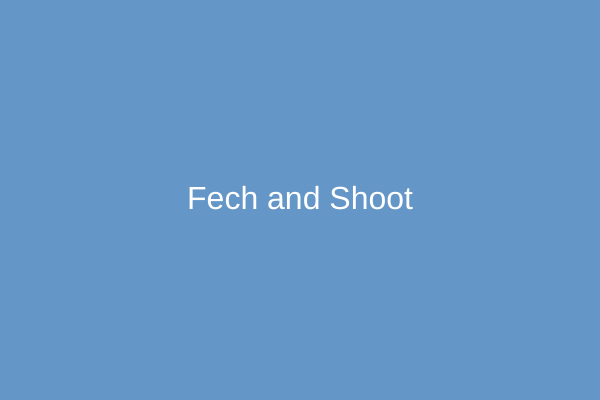
Frame 1 (no input)
Frame 60 (no input): identical to frame 1, image omitted
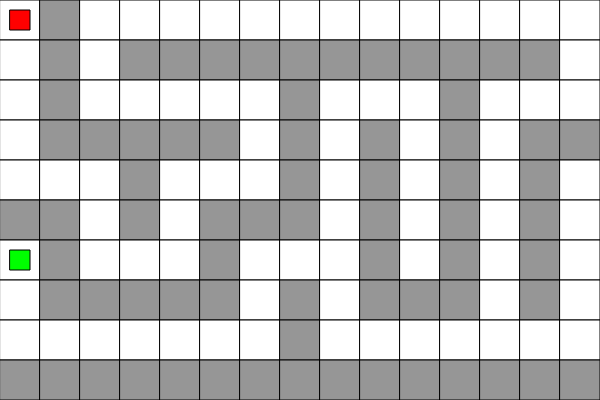
Frame 120 (the mouse pressed at the canvas centre since frame 60)

The p5.js sketch that drew these frames (run headless with seeded random() and noise() and a simulated clock; from frame 60 on, the mouse is pressed at the canvas centre):

// p5.js sketch
// ── sketch.js
let playerColor, cameraColor, cameraFlashlightColor;
let playerSpeed = 0.5; 
let cellSize = 40;
let playerSize = 20;
let collectible;
let collectedCount = 0;
let maze = [];
let mazeSizeX, mazeSizeY;
let currentLevel = 0;
let gameState = "start";
let endlessMode = false;
let chaser;
let chaserSpeed = 1; 

let crawlText = `
  What is "Journalism?"
  By Robert Niles
  Prepared for McKinley Elementary School, Pasadena, Calif.

  Journalism is a form of writing that tells people about things that really happened, but that they might not have known about already.

  People who write journalism are called "journalists." They might work at newspapers, magazines, websites or for TV or radio stations.

  The most important characteristic shared by good journalists is curiosity. Good journalists love to read and want to find out as much as they can about the world around them.

  Journalism comes in several different forms:

  News
  - Breaking news: Telling about an event as it happens.
  - Feature stories: A detailed look at something interesting that's not breaking news.
  - Enterprise or Investigative stories: Stories that uncover information that few people knew.

  Opinion
  - Editorials: Unsigned articles that express a publication's opinion.
  - Columns: Signed articles that express the writer's reporting and his conclusions.
  - Reviews: Such as concert, restaurant or movie reviews.

  Online, journalism can come in the forms listed above, as well as:
  - Blogs: Online diaries kept by individuals or small groups.
  - Discussion boards: Online question and answer pages where anyone can participate.
  - Wikis: Articles that any reader can add to or change.
`;
let textY = 600; // Start text below the canvas
let bgm;

function setup() {
  createCanvas(600, 400);

  // Define colours for player and collectibles
  playerColor = color(255, 0, 0); // Red for player
  cameraColor = color(0, 255, 0); // Green for camera
  cameraFlashlightColor = color(0, 0, 255); // Blue for camera flashlight

  mazeSizeX = floor(width / cellSize);
  mazeSizeY = floor(height / cellSize);
  setupLevel();
}

function draw() {
  switch (gameState) {
    case "start":
      startScreen();
      break;
    case "play":
      background(200);
      drawMaze();
      drawCollectible();
      drawPlayer();
      handleMovement();

      if (currentLevel === 2 && chaser) {
        updateChaser();
        drawChaser();
      }

      if (collectedCount === 1 && currentLevel < 2) {
        nextLevel();
      }
      break;
    case "end":
      endScreen();
      break;
    case "scroll":
      drawScrollingText();
      break;
  }
}

function startScreen() {
  background(100, 150, 200);
  textAlign(CENTER, CENTER);
  textSize(32);
  fill(255);
  text("Fech and Shoot", width / 2, height / 2);
}

function setupLevel() {
  player = createVector(cellSize / 2, cellSize / 2);
  collectedCount = 0;
  chaser = null;

  if (currentLevel === 0) {
    generateConnectedMaze();
    generateAccessibleCollectible(cameraColor);
  } else if (currentLevel === 1) {
    generateConnectedMaze();
    generateAccessibleCollectible(cameraFlashlightColor);
  } else if (currentLevel === 2) {
    generateConnectedMaze();
    generateAccessibleCollectible(cameraColor);
  } else if (endlessMode) {
    generateConnectedMaze();
    generateAccessibleCollectible(cameraColor);
  }
}

function generateConnectedMaze() {
  maze = Array.from({ length: mazeSizeY }, () => Array(mazeSizeX).fill(1));
  let startX = 0;
  let startY = 0;
  maze[startY][startX] = 0;
  createPath(startX, startY);
}

function createPath(x, y) {
  const directions = shuffle([
    { x: 0, y: -2 },
    { x: 2, y: 0 },
    { x: 0, y: 2 },
    { x: -2, y: 0 }
  ]);
  for (const dir of directions) {
    let newX = x + dir.x;
    let newY = y + dir.y;
    if (newX >= 0 && newX < mazeSizeX && newY >= 0 && newY < mazeSizeY && maze[newY][newX] === 1) {
      maze[y + dir.y / 2][x + dir.x / 2] = 0;
      maze[newY][newX] = 0;
      createPath(newX, newY);
    }
  }
}

function generateAccessibleCollectible(colour) {
  let farthestCell = findFarthestCell(0, 0);
  collectible = {
    position: createVector(farthestCell.x * cellSize, farthestCell.y * cellSize),
    color: colour
  };
}

function findFarthestCell(startX, startY) {
  let queue = [{ x: startX, y: startY, dist: 0 }];
  let visited = Array.from({ length: mazeSizeY }, () => Array(mazeSizeX).fill(false));
  visited[startY][startX] = true;
  let farthest = { x: startX, y: startY, dist: 0 };

  while (queue.length > 0) {
    let cell = queue.shift();
    if (cell.dist > farthest.dist) {
      farthest = cell;
    }

    const directions = [
      { x: 0, y: -1 },
      { x: 1, y: 0 },
      { x: 0, y: 1 },
      { x: -1, y: 0 }
    ];
    for (const dir of directions) {
      let newX = cell.x + dir.x;
      let newY = cell.y + dir.y;
      if (
        newX >= 0 &&
        newY >= 0 &&
        newX < mazeSizeX &&
        newY < mazeSizeY &&
        !visited[newY][newX] &&
        maze[newY][newX] === 0
      ) {
        visited[newY][newX] = true;
        queue.push({ x: newX, y: newY, dist: cell.dist + 1 });
      }
    }
  }
  return farthest;
}

function drawMaze() {
  for (let i = 0; i < mazeSizeY; i++) {
    for (let j = 0; j < mazeSizeX; j++) {
      fill(maze[i][j] === 1 ? 150 : 255);
      rect(j * cellSize, i * cellSize, cellSize, cellSize);
    }
  }
}

function drawCollectible() {
  if (collectible) {
    fill(collectible.color); // Use the specified colour
    rect(
      collectible.position.x + cellSize / 4,
      collectible.position.y + cellSize / 4,
      cellSize / 2,
      cellSize / 2
    );

    if (
      dist(player.x, player.y, collectible.position.x + cellSize / 2, collectible.position.y + cellSize / 2) <
      playerSize
    ) {
      collectible = null;
      collectedCount++;
      if (currentLevel === 2 && collectedCount === 1) {
        startChase();
      }
    }
  }
}

function drawPlayer() {
  fill(playerColor); // Draw player with colour block
  rect(player.x - playerSize / 2, player.y - playerSize / 2, playerSize, playerSize);
}

function startChase() {
  chaser = createVector(cellSize / 2, cellSize / 2);
}

function updateChaser() {
  if (chaser) {
    if (chaser.x % cellSize === cellSize / 2 && chaser.y % cellSize === cellSize / 2) {
      let direction = createVector(player.x - chaser.x, player.y - chaser.y);
      if (abs(direction.x) > abs(direction.y)) {
        direction.x = direction.x > 0 ? chaserSpeed * cellSize : -chaserSpeed * cellSize;
        direction.y = 0;
      } else {
        direction.y = direction.y > 0 ? chaserSpeed * cellSize : -chaserSpeed * cellSize;
        direction.x = 0;
      }
      let newX = chaser.x + direction.x;
      let newY = chaser.y + direction.y;

      if (!checkCollision(newX, newY)) {
        chaser.x = newX;
        chaser.y = newY;
      }
    }

    if (dist(player.x, player.y, chaser.x, chaser.y) < playerSize) {
      gameState = "end";
    }
  }
}

function drawChaser() {
  fill(0, 0, 255);
  rect(chaser.x - playerSize / 2, chaser.y - playerSize / 2, playerSize, playerSize);
}

function handleMovement() {
  let newX = player.x;
  let newY = player.y;

  if (player.x % cellSize === cellSize / 2 && player.y % cellSize === cellSize / 2) {
    if (keyIsDown(87) && !checkCollision(player.x, player.y - cellSize)) newY -= cellSize;
    else if (keyIsDown(83) && !checkCollision(player.x, player.y + cellSize)) newY += cellSize;
    else if (keyIsDown(65) && !checkCollision(player.x - cellSize, player.y)) newX -= cellSize;
    else if (keyIsDown(68) && !checkCollision(player.x + cellSize, player.y)) newX += cellSize;
  }

  player.x = newX;
  player.y = newY;
}

function checkCollision(x, y) {
  let col = floor(x / cellSize);
  let row = floor(y / cellSize);
  return row < 0 || col < 0 || row >= mazeSizeY || col >= mazeSizeX || maze[row][col] === 1;
}

function nextLevel() {
  currentLevel++;
  if (currentLevel < 3) {
    playerSpeed += 0.1;
    collectedCount = 0;
    setupLevel();
  } else {
    gameState = "end";
  }
}

function endScreen() {
  background(150, 100, 150);
  if (gameState === "scroll") {
    drawScrollingText();
  } else {
    textAlign(CENTER, CENTER);
    textSize(32);
    fill(255);
    text("YOU WIN\nCLICK TO RESTART OR CONTINUE", width / 2, height / 2 - 20);
    fill(0, 255, 0);
    rect(width / 2 - 100, height / 2 + 30, 80, 40);
    fill(255);
    textSize(16);
    text("CONTINUE", width / 2 - 60, height / 2 + 50);
    fill(255, 0, 0);
    rect(width / 2 + 20, height / 2 + 30, 80, 40);
    fill(255);
    text("RESTART", width / 2 + 60, height / 2 + 50);
  }
}

function drawScrollingText() {
  background(0);
  fill(255, 255, 0);
  textSize(20);
  textAlign(CENTER);
  textWrap(WORD);
  textLeading(40);

  text(crawlText, width / 2 - 150, textY, 300);

  textY -= 1;

  if (textY < -crawlText.length * 10) {
    textY = 600;
  }
}

function mousePressed() {
  if (gameState === "start") {
    gameState = "play";
    setupLevel();
  } else if (gameState === "end") {
    if (mouseX > width / 2 - 100 && mouseX < width / 2 - 20 && mouseY > height / 2 + 30 && mouseY < height / 2 + 70) {
      gameState = "scroll";
    } else if (mouseX > width / 2 + 20 && mouseX < width / 2 + 100 && mouseY > height / 2 + 30 && mouseY < height / 2 + 70) {
      endlessMode = false;
      currentLevel = 0;
      playerSpeed = 0.5;
      gameState = "start";
    }
  }
}
